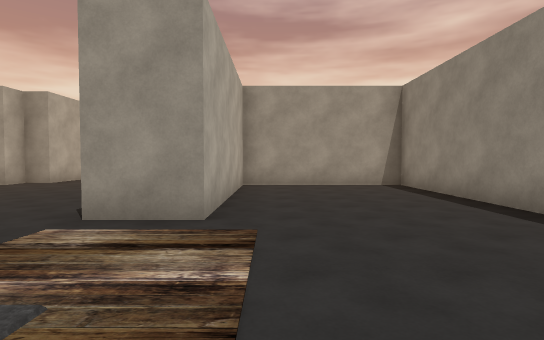
view 1 (above)

22 first-person views from a walk through a scene from a Unity 3-D project. The camera is 1.5 m above the floor, tilts 2° down and sees 80° across. Doors are open. The floor is counted in squares, 2 m on a side. Each view is taken from the middle of a square. On the plan, view 1 faces up. The plan holds only what a view shows up to about 11 squares ahead; the rest is blank. The place goes on beyond the plan. The player is left out. Some animated figures are left out. Some surface patterns are stand-ins.

view 2
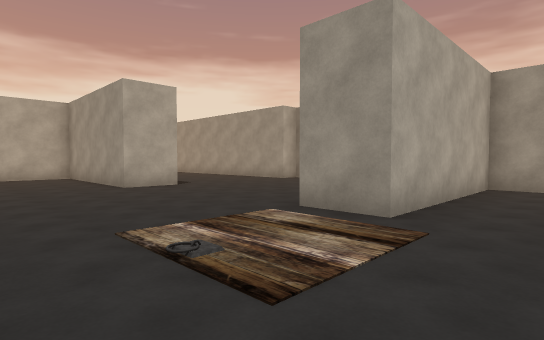

view 3
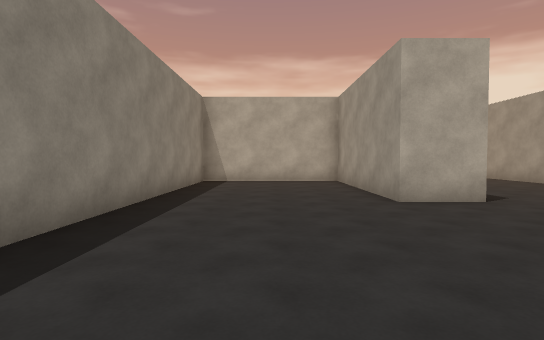

view 4
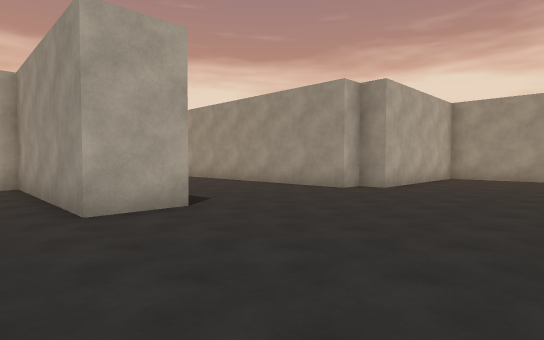

view 5
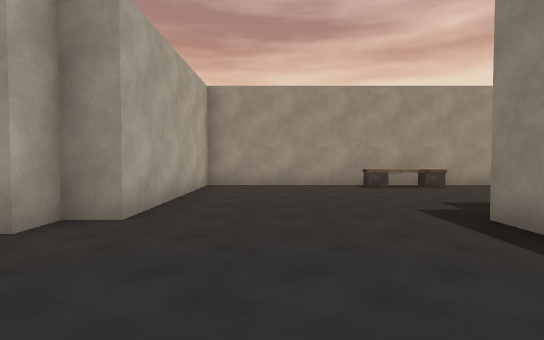

view 6
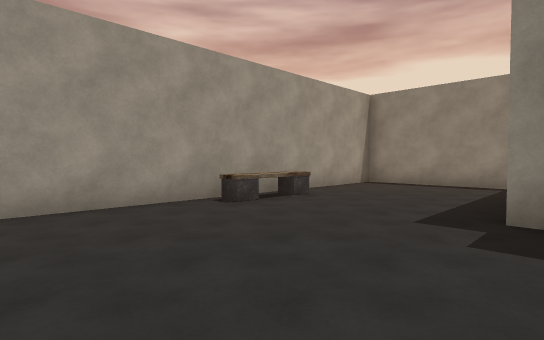

view 7
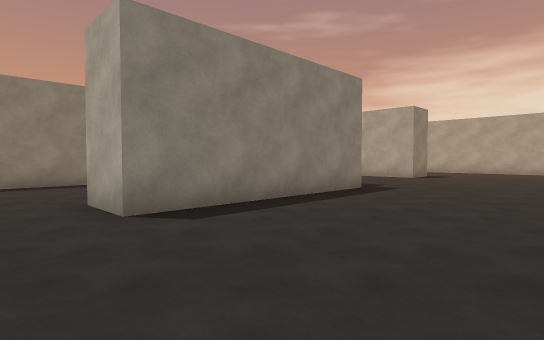

view 8
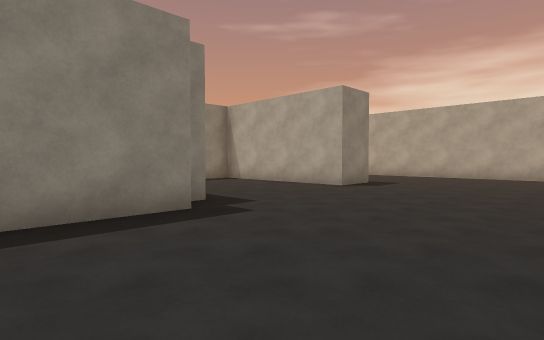

view 9
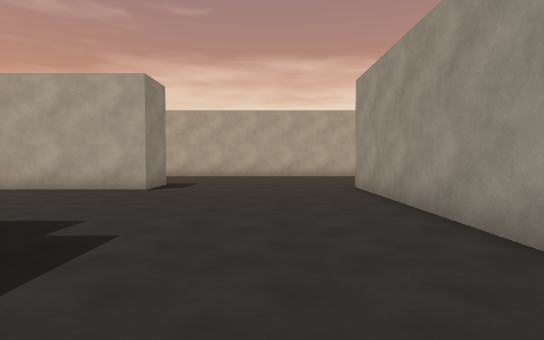

view 10
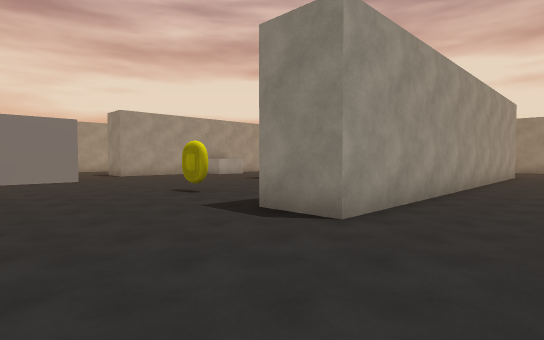

view 11
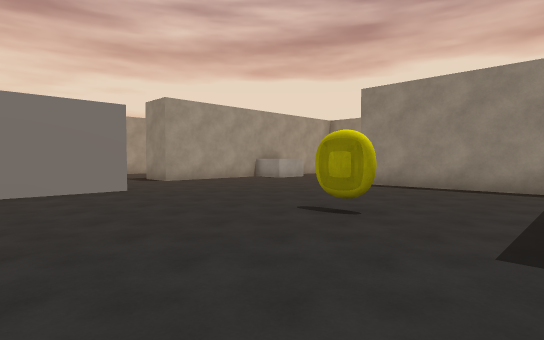

view 12
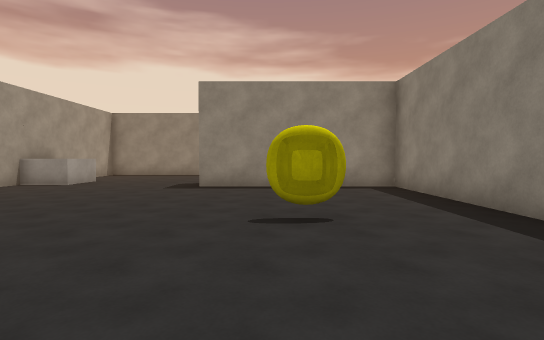

view 13
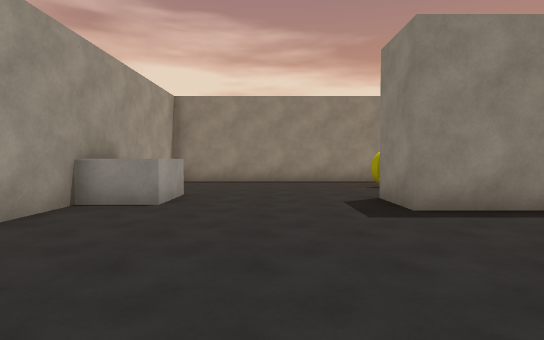

view 14
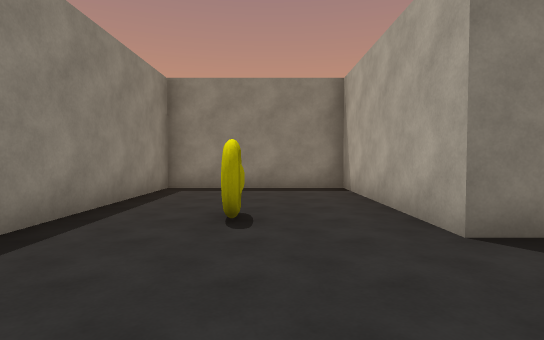

view 15
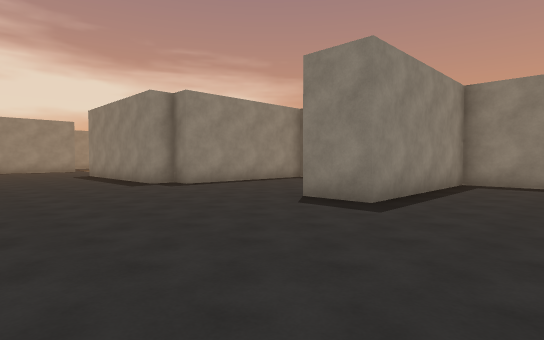

view 16
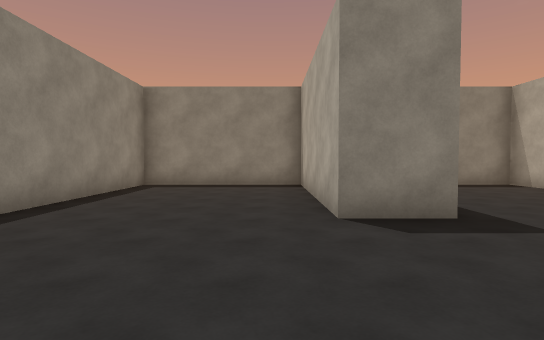

view 17
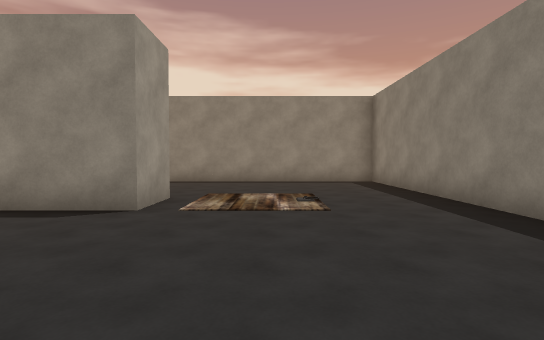

view 18
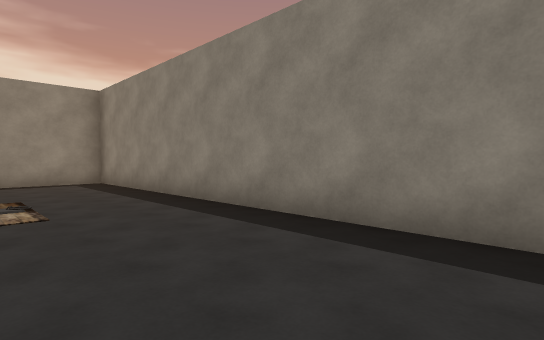

view 19
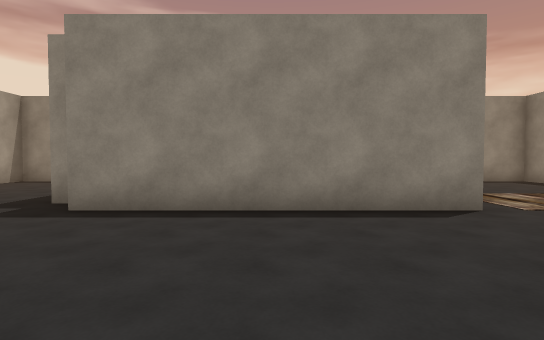

view 20
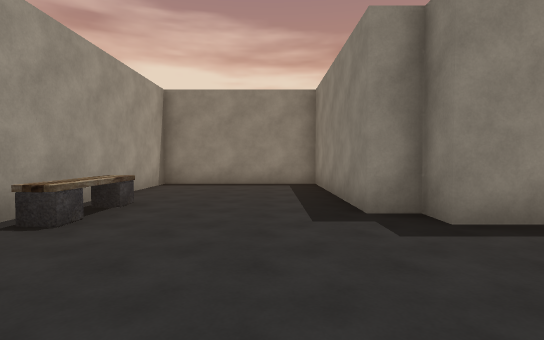

view 21
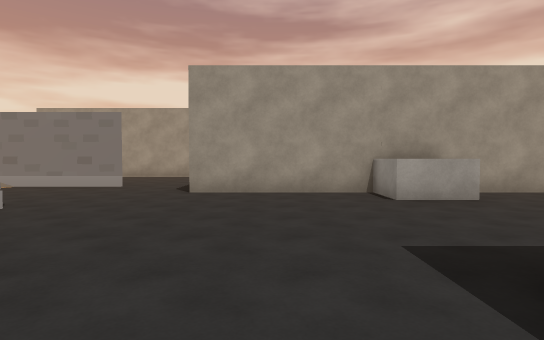

view 22
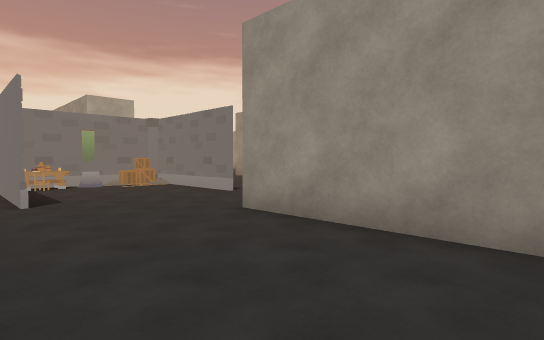

### Floor plan
Points are (right, up) in squares from view 1. A wall is a line through its corners. A room is listed if a view was taken in it or the views show most of it. See-through windows are left out.
Room 1 (views 1, 2, 3, 4, 5, 6, 7, 8, 9, 16, 17, 18, 19, 20)
walls: (-20.3, 3.9) (-18.8, 3.9) (-18.8, -1.3) (-14.3, -1.3) (-14.3, 3.9) (-13.6, 3.9) (-13.6, 4.7) (-7.6, 4.7) (-7.6, 3.2) (-12.8, 3.2) (-12.8, -1.3) (3.7, -1.3) (3.7, 9.2) (-0.8, 9.2) (-0.8, 4) (-2.3, 4) (-2.3, 9.9) (-1.6, 9.9) (-1.6, 10.7) (3.7, 10.7) (3.7, 15.2) (-6.8, 15.2) (-6.8, 10) (-7.6, 10) (-7.6, 9.2) (-19.6, 9.2)
ways out: opening at (-20, 5.5) to room 2; open door at (-20, 8) to room 2
objects: other object (-2, 14) to (-1, 14)
Room 2 (views 10, 11, 12, 13, 14, 15, 21, 22)
walls: (-20, 18.7) (-22.4, 18.7); (-12.2, 19.8) (-13.7, 19.8) (-13.7, 21.2); (-20, 22.7) (-23.6, 22.7); (-19.1, 10.7) (-14.3, 10.7) (-14.3, 15.9) (-12.8, 15.9) (-12.8, 10.7) (-8.3, 10.7) (-8.3, 21.2) (-17.9, 21.2); (-19.6, 9.2) (-19.6, 10.8); (-23.5, -1.3) (-20.3, -1.3) (-20.3, 3.9)
ways out: opening at (-20, 5.5) to room 1; open door at (-20, 8) to room 1
objects: chair (-23, 18); other object (-23, 20); pot (-23, 21); box (-23, 22); coin (-19, 14)

Positions as (right, up) in squares from view 1, and headings:
1: (0, 0), facing up
2: (1, 0), facing up-left
3: (-2, 1), facing left
4: (-3, 2), facing up-left
5: (-5, 6), facing up
6: (-6, 10), facing up-right
7: (-6, 9), facing down-left
8: (-11, 9), facing down-left
9: (-11, 7), facing left
10: (-23, 7), facing up-right
11: (-23, 11), facing up-right
12: (-23, 14), facing right
13: (-19, 18), facing right
14: (-11, 19), facing down
15: (-23, 9), facing down-right
16: (-18, 8), facing down
17: (-7, 2), facing right
18: (-7, 2), facing down-right
19: (-7, 7), facing right
20: (-6, 12), facing right
21: (-16, 14), facing up
22: (-14, 18), facing up-left
